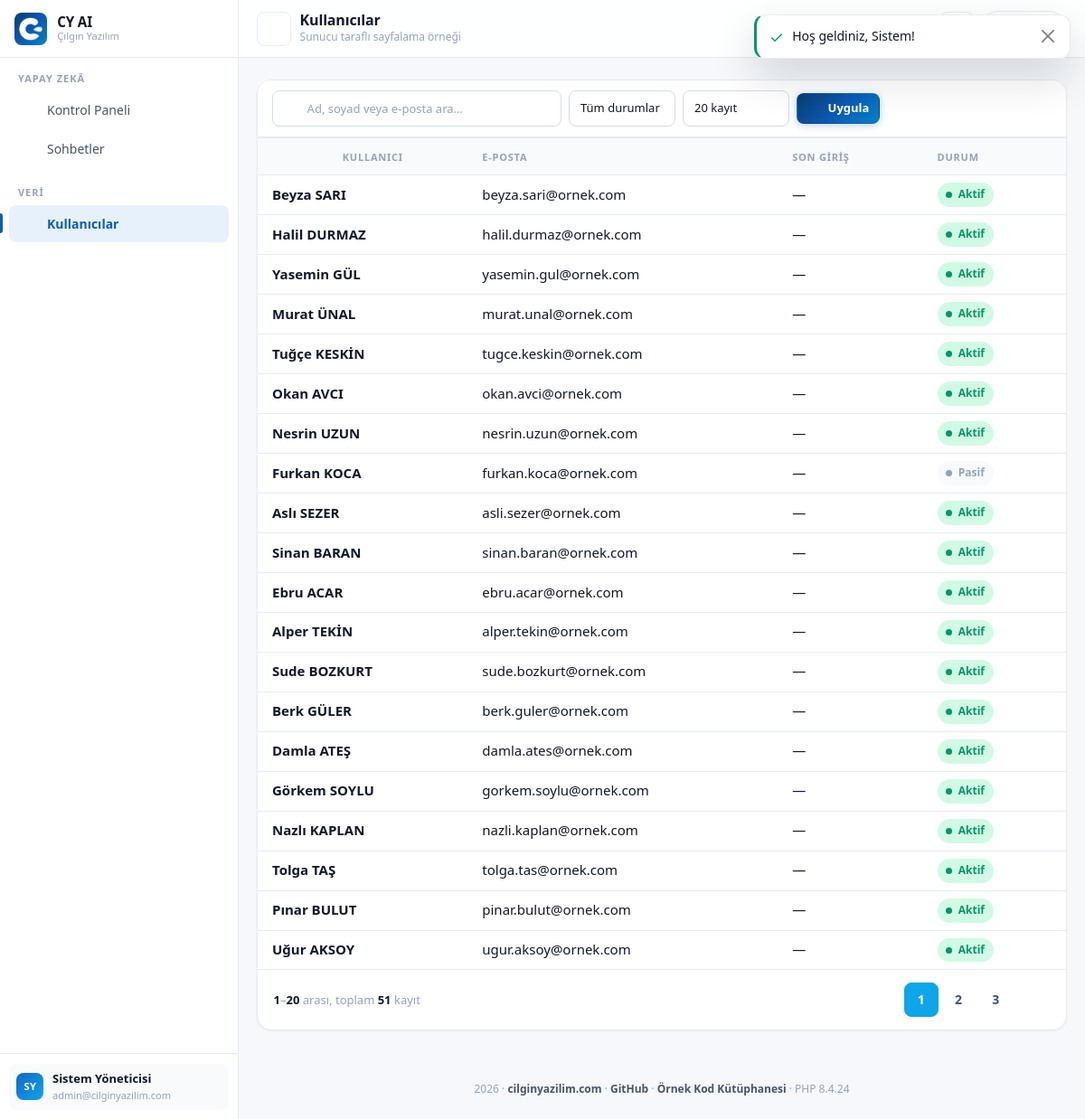
The app's page /users (signed in) with its own data.
### tables this page shows
CREATE TABLE `users` (
  `id`            INT UNSIGNED NOT NULL AUTO_INCREMENT,

  `name`          VARCHAR(150) NOT NULL,
  `surname`       VARCHAR(150) NOT NULL,

   
   
  `email`         VARCHAR(190) NOT NULL,

   
   
   
  `password`      VARCHAR(255) NOT NULL,

   
  `is_active`     TINYINT(1)   NOT NULL DEFAULT 1,

   
   
  `theme`         ENUM('light','dark') NOT NULL DEFAULT 'light',

  `last_login_at` DATETIME     NULL DEFAULT NULL,
  `created_at`    TIMESTAMP    NOT NULL DEFAULT CURRENT_TIMESTAMP,
  `updated_at`    TIMESTAMP    NULL DEFAULT NULL,

  PRIMARY KEY (`id`),

   
   
   
  UNIQUE KEY `uk_users_email` (`email`),

   
   
   
  KEY `idx_users_name`    (`name`),
  KEY `idx_users_surname` (`surname`),
  KEY `idx_users_active`  (`is_active`),
  KEY `idx_users_created` (`created_at`)
);

### views/users/index.php (the view, shortened to what the rows shown need)
<div class="cy-card">
    <div class="cy-card__body cy-card__body--flush">
        <div class="cy-table-wrap">
            <table class="table cy-table w-100">
                <thead>
                    <tr>
                        <th scope="col">Kullanıcı</th>
                        <th scope="col" class="cy-hide-sm">E-posta</th>
                        <th scope="col" class="cy-hide-sm">Son Giriş</th>
                        <th scope="col">Durum</th>
                    </tr>
                </thead>
                <tbody>
                    <?php foreach ($rows as $row): ?>
                        <tr>
                            <td>
                                <div class="cy-user-cell">
                                    <span class="cy-user-cell__name"><?= e($row->fullName()) ?></span>
                                </div>
                            </td>
                            <td class="cy-hide-sm"><?= e($row->email) ?></td>
                            <td class="cy-hide-sm"><?= e(human_date($row->lastLoginAt)) ?></td>
                            <td>
                                <span class="cy-status <?= $row->isActive ? 'is-active' : 'is-passive' ?>">
                                    <span class="cy-status__dot"></span>
                                    <?= $row->isActive ? 'Aktif' : 'Pasif' ?>
                                </span>
                            </td>
                        </tr>
                    <?php endforeach; ?>
                </tbody>
            </table>
        </div>
    </div>
</div>

### views/partials/sidebar.php (shortened to what the rows shown need)
<?php
$user = $currentUser ?? null;
?>
<aside class="cy-sidebar" id="cy_sidebar" aria-label="Ana gezinme">
    <?php if ($user !== null): ?>
        <div class="cy-sidebar__footer">
            <div class="cy-side-user">
                <span class="cy-avatar cy-avatar--sm cy-avatar--initial"><?= e($user->initials()) ?></span>
                <span class="cy-side-user__info">
                    <span class="cy-side-user__name"><?= e($user->fullName()) ?></span>
                    <span class="cy-side-user__role"><?= e($user->email) ?></span>
                </span>
            </div>
        </div>
    <?php endif; ?>
</aside>

### records on screen
users: $user->initials() "SY", $user->fullName() "Sistem Yöneticisi", email "admin@cilginyazilim.com"
users: $row->fullName() "Beyza SARI", email "beyza.sari@ornek.com", last_login_at "—", is_active "Aktif"
users: $row->fullName() "Halil DURMAZ", email "halil.durmaz@ornek.com", last_login_at "—", is_active "Aktif"
users: $row->fullName() "Yasemin GÜL", email "yasemin.gul@ornek.com", last_login_at "—", is_active "Aktif"
users: $row->fullName() "Murat ÜNAL", email "murat.unal@ornek.com", last_login_at "—", is_active "Aktif"
users: $row->fullName() "Tuğçe KESKİN", email "tugce.keskin@ornek.com", last_login_at "—", is_active "Aktif"
users: $row->fullName() "Okan AVCI", email "okan.avci@ornek.com", last_login_at "—", is_active "Aktif"
users: $row->fullName() "Nesrin UZUN", email "nesrin.uzun@ornek.com", last_login_at "—", is_active "Aktif"
users: $row->fullName() "Furkan KOCA", email "furkan.koca@ornek.com", last_login_at "—", is_active "Pasif"
users: $row->fullName() "Aslı SEZER", email "asli.sezer@ornek.com", last_login_at "—", is_active "Aktif"
users: $row->fullName() "Sinan BARAN", email "sinan.baran@ornek.com", last_login_at "—", is_active "Aktif"
users: $row->fullName() "Ebru ACAR", email "ebru.acar@ornek.com", last_login_at "—", is_active "Aktif"
users: $row->fullName() "Alper TEKİN", email "alper.tekin@ornek.com", last_login_at "—", is_active "Aktif"
users: $row->fullName() "Sude BOZKURT", email "sude.bozkurt@ornek.com", last_login_at "—", is_active "Aktif"
users: $row->fullName() "Berk GÜLER", email "berk.guler@ornek.com", last_login_at "—", is_active "Aktif"
users: $row->fullName() "Damla ATEŞ", email "damla.ates@ornek.com", last_login_at "—", is_active "Aktif"
users: $row->fullName() "Görkem SOYLU", email "gorkem.soylu@ornek.com", last_login_at "—", is_active "Aktif"
users: $row->fullName() "Nazlı KAPLAN", email "nazli.kaplan@ornek.com", last_login_at "—", is_active "Aktif"
users: $row->fullName() "Tolga TAŞ", email "tolga.tas@ornek.com", last_login_at "—", is_active "Aktif"
users: $row->fullName() "Pınar BULUT", email "pinar.bulut@ornek.com", last_login_at "—", is_active "Aktif"
users: $row->fullName() "Uğur AKSOY", email "ugur.aksoy@ornek.com", last_login_at "—", is_active "Aktif"

### other values on screen
$appName "CY AI"
$appBrand "Çılgın Yazılım"
$group['label'] "YAPAY ZEKÂ"
$item['label'] "Kontrol Paneli"
$item['label'] "Sohbetler"
$group['label'] "VERI"
$item['label'] "Kullanıcılar"
$pageTitle "Kullanıcılar"
$pageSubtitle "Sunucu taraflı sayfalama örneği"
$paginator->from() "1"
$paginator->to() "20"
$paginator->total() "51"
$page "1"
$page "2"
$page "3"
